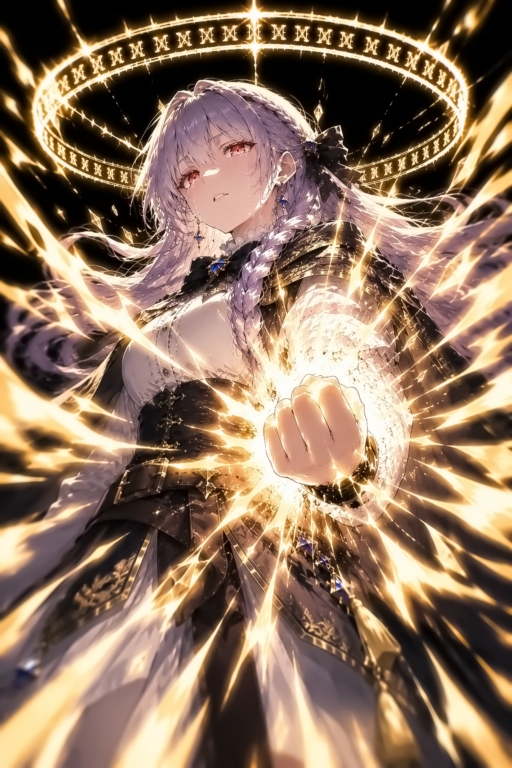
#> input picture CI_Anya_Dreambreaker.png, 1024 x 1536 px (shown at 1/2 size)
$ python dekey.py ../CI_Anya_Dreambreaker.png
#> lines starting #> are read from the running program, lines starting #| are printed output that depends on the picture; after the words box and inside, x2 and y2 are one past the last pixel; in counts of white or black regions, pixels touching at a corner belong together
### tools/_utf8.py
# -*- coding: utf-8 -*-
"""tools/_utf8.py —— 主控台輸出強制 UTF-8（ver -1326）

  為什麼要它：這些工具滿滿的 ⚠ ✔ ❌ 與中文，而**中文 Windows 的主控台預設是
  cp950** —— 印到第一個 ⚠ 就 `UnicodeEncodeError` 當場崩掉，而且崩在「印訊息」
  那一行，看起來像是工具本身壞了。實測 `tools/` 底下 24 支有 22 支中這個招，
  其中 `bust.py --check` 正是憲法 §5 的快取驗收那一支。

  ⚠⚠ 收成**一支**（鐵律 8）：22 個地方各貼三行必然有人漏、也必然走鐘。
      用法是每一支工具的 import 區加一行：

          import _utf8  # noqa: F401  （主控台 UTF-8，見該檔）

  ⚠ 它是**冪等**的，重複 import 不會有事；Python 3.7 以前沒有 `reconfigure`，
    包在 try 裡 —— 拿不到就退回原行為（該崩還是會崩，但不會多壞一件事）。
  ⚠ macOS／Linux 本來就是 UTF-8，這支在那邊等於什麼都沒做。
"""
import sys

for _s in (sys.stdout, sys.stderr):
    try:
        _s.reconfigure(encoding='utf-8')
    except Exception:
        pass

### tools/dekey.py
#!/usr/bin/env python3
"""白底立繪去背（ver -734）

⚠⚠ 為什麼不用「把白色都變透明」：那會**連角色身上的白一起吃掉** ——
眼白、牙、獠牙、白毛、金屬高光、白衣。那正是「自動去背不可靠」的成因。

本工具只拿掉**與畫框邊緣相連**的白（從四邊 flood fill），
所以被角色包起來的白（眼白、牙、輪廓內的高光）一律保留。

用法：
    python3 tools/dekey.py <輸入圖> [輸出圖] [--thr 244] [--feather 2] [--check]

    --thr      多白算背景（三通道都 >= 這個值），預設 244
    --feather  邊緣柔化的寬度（像素），預設 2；0 = 硬邊
    --maxhole  被角色包住的白，超過幾個像素就當成背景破洞挖掉，預設 1200
    --check    只檢查不寫檔，印出會拿掉多少、保留了幾塊內部白
"""
import sys, os
import _utf8  # noqa: F401  # 主控台 UTF-8（中文 Windows 的 cp950），見 tools/_utf8.py
import numpy as np
from PIL import Image
from scipy import ndimage


def dekey(path, thr=244, feather=2, max_hole=1200):
    im = Image.open(path).convert("RGBA")
    a = np.array(im)
    rgb = a[..., :3].astype(np.int16)

    # 1) 近白遮罩
    near_white = (rgb >= thr).all(axis=2)

    # 2) 只取「與邊緣相連」的那些白 —— 這一步就是與naive去背的差別
    lab, n = ndimage.label(near_white)
    border = np.concatenate([lab[0, :], lab[-1, :], lab[:, 0], lab[:, -1]])
    bg_ids = set(int(x) for x in np.unique(border) if x != 0)
    bg = np.isin(lab, list(bg_ids)) if bg_ids else np.zeros_like(near_white)

    # ⚠⚠ 只靠「與邊緣相連」是不夠的（ver -734，Ray 指出）：
    #    腿與腿之間、蛇盤繞的圈內、鹿角的縫隙 —— 那些白**被角色圍住**、
    #    碰不到畫框，卻仍然是背景。第一版把它們全留下來，變成一堆白洞。
    #    判準是**面積**：牙、眼白、高光都很小；被圍住的背景破洞很大。
    inner_white = near_white & ~bg
    ilab, inum = ndimage.label(inner_white)
    inner_blobs = int(inum)
    holes_removed = 0
    if inum:
        sizes = ndimage.sum(inner_white, ilab, range(1, inum + 1))
        big = np.where(sizes >= max_hole)[0] + 1     # 大於門檻 = 背景破洞
        if big.size:
            hole = np.isin(ilab, big)
            bg = bg | hole
            holes_removed = int(big.size)
            inner_blobs -= holes_removed

    # 3) alpha：背景 0、其餘 255
    alpha = np.where(bg, 0, 255).astype(np.uint8)

    # 4) 邊緣柔化 —— 在背景外擴 feather 像素的帶狀區域內，
    #    用「有多白」決定半透明，讓乾淨線稿的邊不會有鋸齒
    if feather > 0:
        grown = ndimage.binary_dilation(bg, iterations=feather)
        band = grown & ~bg
        if band.any():
            whiteness = rgb.min(axis=2).astype(np.float32)      # 越白越接近 255
            lo = float(thr) - 40.0
            t = np.clip((whiteness - lo) / (255.0 - lo), 0.0, 1.0)
            alpha[band] = ((1.0 - t[band]) * 255).astype(np.uint8)

    # 5) 去白邊：半透明處把顏色往「不含白」的方向還原
    af = alpha.astype(np.float32) / 255.0
    edge = (af > 0.02) & (af < 0.98)
    if edge.any():
        e = af[edge][:, None]
        src = rgb[edge].astype(np.float32)
        a[..., :3][edge] = np.clip((src - 255.0 * (1.0 - e)) / np.maximum(e, 1e-3), 0, 255).astype(np.uint8)

    a[..., 3] = alpha
    kept = float((alpha > 0).mean())
    return Image.fromarray(a, "RGBA"), {
        "removed_pct": round((1 - kept) * 100, 1),
        "inner_white_blobs": inner_blobs,
        "holes_removed": holes_removed,
        "size": im.size,
    }


def main():
    args = [x for x in sys.argv[1:] if not x.startswith("--")]
    flags = [x for x in sys.argv[1:] if x.startswith("--")]
    if not args:
        print(__doc__)
        sys.exit(1)

    def opt(name, default):
        for f in flags:
            if f.startswith("--" + name + "="):
                return int(f.split("=", 1)[1])
        if "--" + name in flags:
            i = sys.argv.index("--" + name)
            if i + 1 < len(sys.argv):
                return int(sys.argv[i + 1])
        return default

    src = args[0]
    thr = opt("thr", 244)
    feather = opt("feather", 2)
    max_hole = opt("maxhole", 1200)
    out, info = dekey(src, thr, feather, max_hole)
#> in dekey, `near_white = (rgb >= thr).all(axis=2)`:
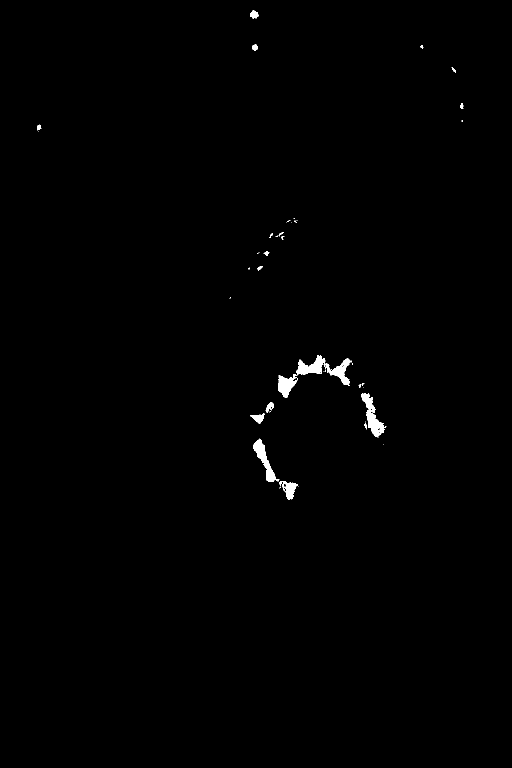
#> near_white: shape (1536, 1024) bool (shown at 1/2 size); 0.52% white; 42 white regions (24 under 20 px), largest, box (x1, y1, x2, y2) and area: (556, 710, 703, 795) 3279, (722, 786, 773, 875) 1570, (506, 877, 559, 964) 1337
#> in dekey, `lab, n = ndimage.label(near_white)`: lab: shape (1536, 1024) int32; 52 distinct labels, from 0 to 51
#> in dekey, `lab, n = ndimage.label(near_white)`: n = 51
#> in dekey, `border = np.concatenate([lab[0, :], lab[-1, :], lab[:, 0], lab[:, -1]])`: border = 5120 values from 0 to 0
#> in dekey, `bg_ids = set(int(x) for x in np.unique(border) if x != 0)`: bg_ids = 0 items
#> in dekey, `bg = np.isin(lab, list(bg_ids)) if bg_ids else np.zeros_like(near_white)`: bg: shape (1536, 1024) bool; every value is 0
#> in dekey, `ilab, inum = ndimage.label(inner_white)`: inum = 51
#> in dekey, `sizes = ndimage.sum(inner_white, ilab, range(1, inum + 1))`: sizes = 51 values, max 2246 at index 25, min 1 at index 8, mean 160.2
#> in dekey, `big = np.where(sizes >= max_hole)[0] + 1`: big = [26, 38, 46]
#> in dekey, `hole = np.isin(ilab, big)`:
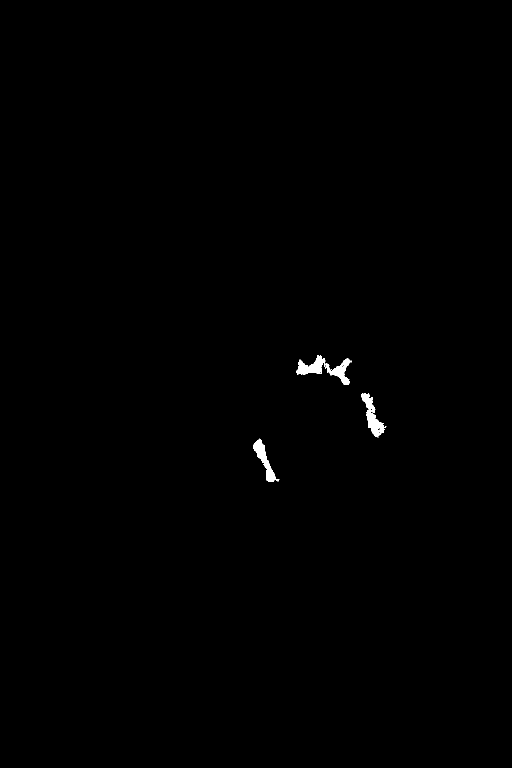
#> hole: shape (1536, 1024) bool (shown at 1/2 size); 0.33% white; 3 white regions, box (x1, y1, x2, y2) and area: (592, 710, 703, 770) 2246, (722, 786, 773, 875) 1569, (506, 877, 559, 964) 1337
#> in dekey, `inner_blobs -= holes_removed`: inner_blobs = 48
#> in dekey, `grown = ndimage.binary_dilation(bg, iterations=feather)`: grown: shape (1536, 1024) bool; 0.44% white; 3 white regions, box (x1, y1, x2, y2) and area: (590, 708, 705, 772) 3059, (720, 784, 775, 877) 2124, (504, 875, 561, 966) 1769
#> in dekey, `band = grown & ~bg`:
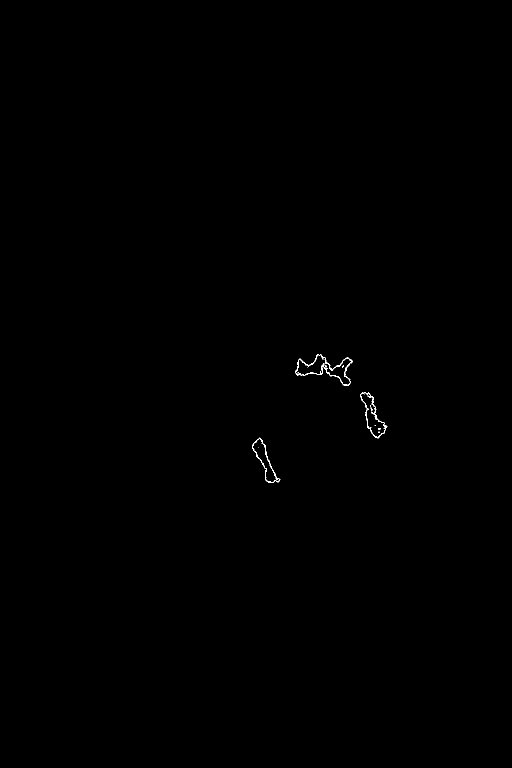
#> band: shape (1536, 1024) bool (shown at 1/2 size); 0.11% white in thin lines or dots, all inside (x1, y1, x2, y2) = (504, 708, 775, 966)
#> in dekey, `whiteness = rgb.min(axis=2).astype(np.float32)`:
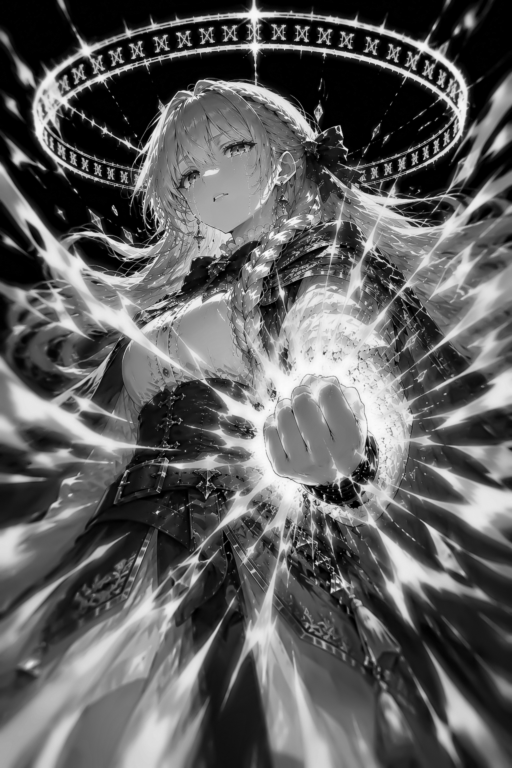
#> whiteness: shape (1536, 1024) float32 (shown at 1/2 size); min 0, max 251, mean 94.4
#> in dekey, `t = np.clip((whiteness - lo) / (255.0 - lo), 0.0, 1.0)`:
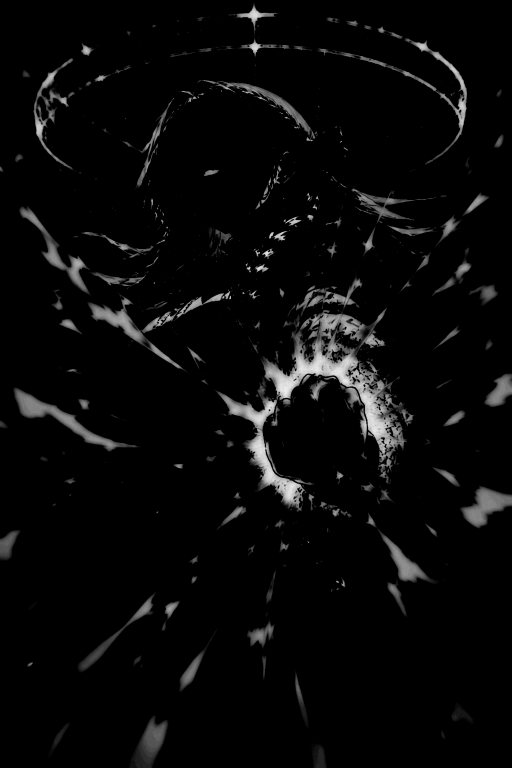
#> t: shape (1536, 1024) float32 (shown at 1/2 size); min 0, max 0.922, mean 0.0348
#> in dekey, `alpha[band] = ((1.0 - t[band]) * 255).astype(np.uint8)`:
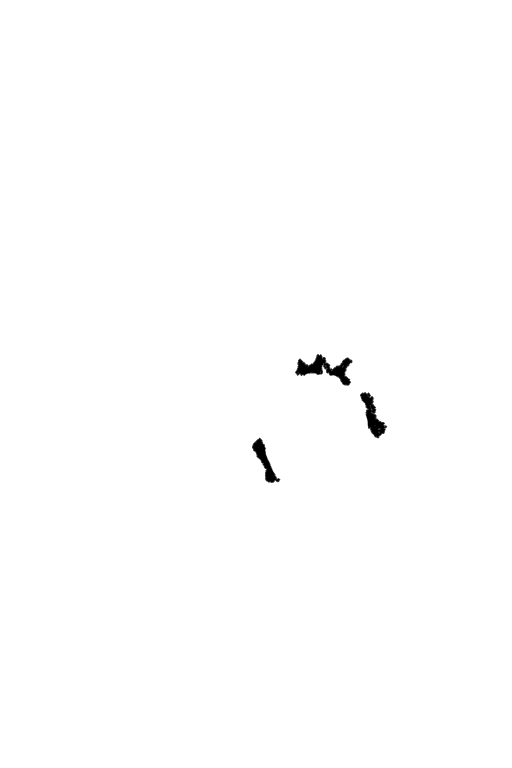
#> alpha: shape (1536, 1024) (shown at 1/2 size); min 0, max 255, mean 254
#> in dekey, `e = af[edge][:, None]`: e = 1742 values, max 0.961 at index 699, min 0.212 at index 252, mean 0.288
#> in dekey, `src = rgb[edge].astype(np.float32)`: src = 1742 rows, first 8: [254, 253, 243], [254, 253, 243], [255, 253, 242], [255, 251, 242], [254, 253, 243], [254, 253, 243], [254, 253, 243], [255, 253, 242]
#> in dekey, `a[..., 3] = alpha`:
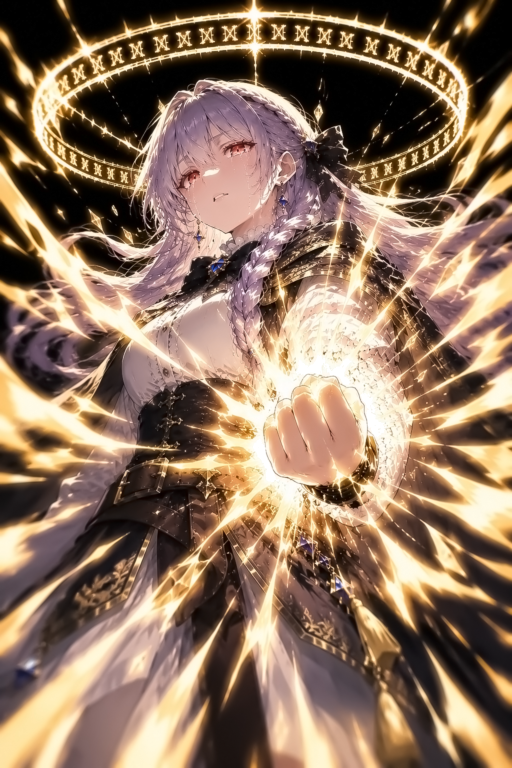
#> a: shape (1536, 1024, 4) (shown at 1/2 size); mean R, G, B, A 142.3, 116.4, 95.2, 254; transparent parts drawn white
#> in dekey, `kept = float((alpha > 0).mean())`: kept = 0.997

    print(f"{os.path.basename(src)}  {info['size'][0]}x{info['size'][1]}  "
          f"去掉背景 {info['removed_pct']}%  補除包圍式破洞 {info['holes_removed']} 塊  保留內部白（牙／眼／高光）{info['inner_white_blobs']} 塊")

    if "--check" in flags:
        return
    dst = args[1] if len(args) > 1 else os.path.splitext(src)[0] + "_cut.png"
    out.save(dst)
    print("→", dst)


if __name__ == "__main__":
    main()
#> in main, `out, info = dekey(src, thr, feather, max_hole)`: info = {'removed_pct': 0.3, 'inner_white_blobs': 48, 'holes_removed': 3, 'size': (1024, 1536)}
#| CI_Anya_Dreambreaker.png  1024x1536  去掉背景 0.3%  補除包圍式破洞 3 塊  保留內部白（牙／眼／高光）48 塊
